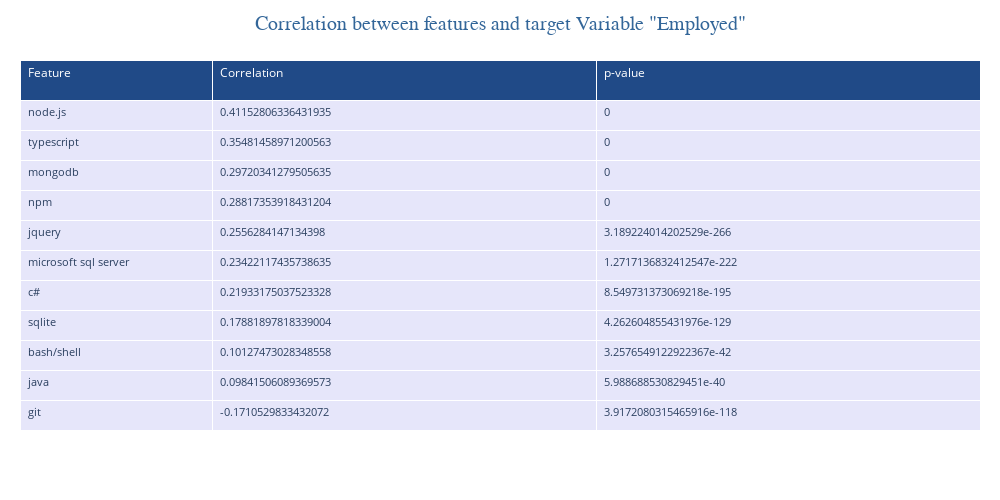

Notebook code cell kept with this figure:
### Markdown cell above
## <span style="color: #336699;">4.9. Correlation between numerical features</span>

Also a correlation between features and target variable would be advisable to check. Normally the test used is <span style="color: #336699;">point-biserial correlation coefficient (rpb)</span>
This test is a statistical measure used to assess the relationship between a continuous variable and a dichotomous variable [Schober2018]. It is a special case of the Pearson correlation coefficient, applied when one variable is continuous and the other is binary. In this particualry case, the test will check the correlation between each feature and the target variable "Employed".

### Code cell
# Create a dictionary to store results
correlations = {}
# Loop through each feature in X_trainNew
for feature in X_trainNew.columns:
    corr, p_value = pointbiserialr(X_trainNew[feature], y_train)
    correlations[feature] = {'Correlation': corr, 'p-value': p_value}
# Convert to a DataFrame for better visualization
correlation_df = pd.DataFrame(correlations).T.sort_values(by='Correlation', ascending=False)
correlation_df = correlation_df.reset_index().rename(columns={'index': 'Feature'})

create_table(correlation_df, 
             title='Correlation between features and target Variable "Employed"', 
             width=1000, 
             height=500,
            columnwidth=[5,10,10])

### Figure 1 — Plotly figure (JSON) as saved in the notebook; plotly's stock layout.template omitted (floating-point values rounded to 4 significant figures)
{"data": [{"cells": {"align": "left", "fill": {"color": "lavender"}, "font": {"size": 11}, "height": 30, "values": [["node.js", "typescript", "mongodb", "npm", "jquery", "microsoft sql server", "c#", "sqlite", "bash/shell", "java", "git"], [0.4115, 0.3548, 0.2972, 0.2882, 0.2556, 0.2342, 0.2193, 0.1788, 0.1013, 0.09842, -0.1711], [0, 0, 0, 0, 3.189e-266, 1.272e-222, 8.55e-195, 4.263e-129, 3.258e-42, 5.989e-40, 3.917e-118]]}, "columnwidth": [5, 10, 10], "header": {"align": "left", "fill": {"color": "#204A87"}, "font": {"color": "white"}, "height": 40, "values": ["Feature", "Correlation", "p-value"]}, "type": "table"}], "layout": {"height": 500, "margin": {"b": 20, "l": 20, "r": 20, "t": 60}, "paper_bgcolor": "rgba(0,0,0,0)", "plot_bgcolor": "rgba(0,0,0,0)", "title": {"font": {"color": "#336699", "family": "Arial", "size": 20}, "text": "Correlation between features and target Variable \"Employed\"", "x": 0.5, "xanchor": "center"}, "width": 1000}}
